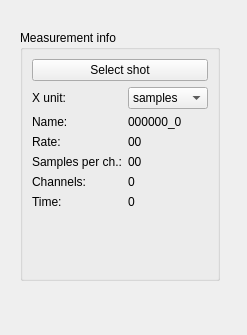
<?xml version="1.0" encoding="UTF-8"?>
<ui version="4.0">
 <class>Plotter</class>
 <widget class="QWidget" name="Plotter">
  <property name="geometry">
   <rect>
    <x>0</x>
    <y>0</y>
    <width>247</width>
    <height>335</height>
   </rect>
  </property>
  <property name="sizePolicy">
   <sizepolicy hsizetype="Expanding" vsizetype="Expanding">
    <horstretch>0</horstretch>
    <verstretch>0</verstretch>
   </sizepolicy>
  </property>
  <property name="minimumSize">
   <size>
    <width>200</width>
    <height>120</height>
   </size>
  </property>
  <property name="windowTitle">
   <string>Plotter</string>
  </property>
  <widget class="QGroupBox" name="shot_groupBox">
   <property name="geometry">
    <rect>
     <x>20</x>
     <y>30</y>
     <width>200</width>
     <height>251</height>
    </rect>
   </property>
   <property name="minimumSize">
    <size>
     <width>200</width>
     <height>200</height>
    </size>
   </property>
   <property name="maximumSize">
    <size>
     <width>210</width>
     <height>16777215</height>
    </size>
   </property>
   <property name="title">
    <string>Measurement info</string>
   </property>
   <layout class="QFormLayout" name="formLayout">
    <item row="0" column="0" colspan="2">
     <widget class="QPushButton" name="select_shot_pushButton">
      <property name="sizePolicy">
       <sizepolicy hsizetype="Preferred" vsizetype="Preferred">
        <horstretch>0</horstretch>
        <verstretch>0</verstretch>
       </sizepolicy>
      </property>
      <property name="minimumSize">
       <size>
        <width>80</width>
        <height>22</height>
       </size>
      </property>
      <property name="text">
       <string>Select shot</string>
      </property>
     </widget>
    </item>
    <item row="1" column="0">
     <widget class="QLabel" name="x_ax_label">
      <property name="maximumSize">
       <size>
        <width>100</width>
        <height>16777215</height>
       </size>
      </property>
      <property name="text">
       <string>X unit:</string>
      </property>
     </widget>
    </item>
    <item row="1" column="1">
     <widget class="QComboBox" name="x_ax_comboBox">
      <property name="maximumSize">
       <size>
        <width>100</width>
        <height>16777215</height>
       </size>
      </property>
      <item>
       <property name="text">
        <string>samples</string>
       </property>
      </item>
      <item>
       <property name="text">
        <string>ms</string>
       </property>
      </item>
     </widget>
    </item>
    <item row="2" column="0">
     <widget class="QLabel" name="name_label">
      <property name="text">
       <string>Name:</string>
      </property>
     </widget>
    </item>
    <item row="2" column="1">
     <widget class="QLabel" name="name_val_label">
      <property name="text">
       <string>000000_0</string>
      </property>
     </widget>
    </item>
    <item row="3" column="0">
     <widget class="QLabel" name="rate_label">
      <property name="text">
       <string>Rate:</string>
      </property>
     </widget>
    </item>
    <item row="3" column="1">
     <widget class="QLabel" name="rate_val_label">
      <property name="text">
       <string>00</string>
      </property>
     </widget>
    </item>
    <item row="4" column="0">
     <widget class="QLabel" name="samples_label">
      <property name="text">
       <string>Samples per ch.:</string>
      </property>
     </widget>
    </item>
    <item row="4" column="1">
     <widget class="QLabel" name="samples_val_label">
      <property name="text">
       <string>00</string>
      </property>
     </widget>
    </item>
    <item row="5" column="0">
     <widget class="QLabel" name="channels_label">
      <property name="text">
       <string>Channels:</string>
      </property>
     </widget>
    </item>
    <item row="5" column="1">
     <widget class="QLabel" name="channels_val_label">
      <property name="text">
       <string>0</string>
      </property>
     </widget>
    </item>
    <item row="6" column="0">
     <widget class="QLabel" name="time_label">
      <property name="text">
       <string>Time:</string>
      </property>
     </widget>
    </item>
    <item row="6" column="1">
     <widget class="QLabel" name="time_val_label">
      <property name="text">
       <string>0</string>
      </property>
     </widget>
    </item>
   </layout>
  </widget>
 </widget>
 <resources/>
 <connections/>
</ui>
